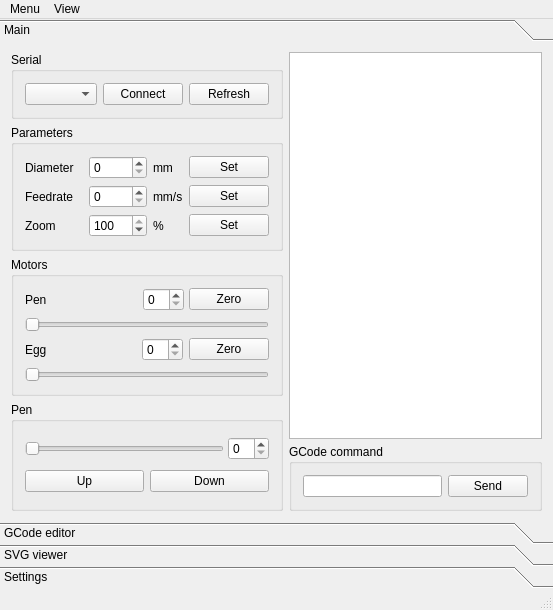
<?xml version="1.0" encoding="UTF-8"?>
<ui version="4.0">
 <class>SphereUI</class>
 <widget class="QMainWindow" name="SphereUI">
  <property name="geometry">
   <rect>
    <x>0</x>
    <y>0</y>
    <width>553</width>
    <height>610</height>
   </rect>
  </property>
  <property name="minimumSize">
   <size>
    <width>553</width>
    <height>610</height>
   </size>
  </property>
  <property name="windowTitle">
   <string>SphereUI</string>
  </property>
  <widget class="QWidget" name="centralWidget">
   <layout class="QGridLayout" name="gridLayout">
    <property name="leftMargin">
     <number>0</number>
    </property>
    <property name="topMargin">
     <number>0</number>
    </property>
    <property name="rightMargin">
     <number>0</number>
    </property>
    <property name="bottomMargin">
     <number>0</number>
    </property>
    <property name="spacing">
     <number>0</number>
    </property>
    <item row="1" column="0">
     <widget class="QToolBox" name="pages">
      <property name="currentIndex">
       <number>0</number>
      </property>
      <property name="tabSpacing">
       <number>0</number>
      </property>
      <widget class="QWidget" name="pgMain">
       <property name="geometry">
        <rect>
         <x>0</x>
         <y>0</y>
         <width>553</width>
         <height>481</height>
        </rect>
       </property>
       <attribute name="label">
        <string>Main</string>
       </attribute>
       <layout class="QHBoxLayout" name="horizontalLayout_3">
        <item>
         <layout class="QVBoxLayout" name="mainLeft">
          <item>
           <widget class="QGroupBox" name="grpSerial">
            <property name="enabled">
             <bool>true</bool>
            </property>
            <property name="sizePolicy">
             <sizepolicy hsizetype="Preferred" vsizetype="Fixed">
              <horstretch>1</horstretch>
              <verstretch>0</verstretch>
             </sizepolicy>
            </property>
            <property name="title">
             <string>Serial</string>
            </property>
            <layout class="QHBoxLayout" name="horizontalLayout_2">
             <item>
              <widget class="QComboBox" name="comboSerial"/>
             </item>
             <item>
              <widget class="QPushButton" name="btnSerialConnect">
               <property name="text">
                <string>Connect</string>
               </property>
              </widget>
             </item>
             <item>
              <widget class="QPushButton" name="btnSerialRefresh">
               <property name="text">
                <string>Refresh</string>
               </property>
              </widget>
             </item>
            </layout>
           </widget>
          </item>
          <item>
           <widget class="QGroupBox" name="grpParams">
            <property name="enabled">
             <bool>true</bool>
            </property>
            <property name="sizePolicy">
             <sizepolicy hsizetype="Preferred" vsizetype="Fixed">
              <horstretch>0</horstretch>
              <verstretch>0</verstretch>
             </sizepolicy>
            </property>
            <property name="title">
             <string>Parameters</string>
            </property>
            <layout class="QGridLayout" name="gridLayout_4">
             <item row="0" column="3">
              <widget class="QPushButton" name="btnSetDiam">
               <property name="text">
                <string>Set</string>
               </property>
              </widget>
             </item>
             <item row="0" column="1">
              <widget class="QSpinBox" name="spinDiam"/>
             </item>
             <item row="1" column="0">
              <widget class="QLabel" name="lbFeed">
               <property name="text">
                <string>Feedrate</string>
               </property>
              </widget>
             </item>
             <item row="0" column="0">
              <widget class="QLabel" name="lbDiam">
               <property name="text">
                <string>Diameter</string>
               </property>
              </widget>
             </item>
             <item row="1" column="1">
              <widget class="QSpinBox" name="spinFeed"/>
             </item>
             <item row="1" column="3">
              <widget class="QPushButton" name="btnSetFeed">
               <property name="text">
                <string>Set</string>
               </property>
              </widget>
             </item>
             <item row="0" column="2">
              <widget class="QLabel" name="lbDiamUnit">
               <property name="sizePolicy">
                <sizepolicy hsizetype="Minimum" vsizetype="Preferred">
                 <horstretch>0</horstretch>
                 <verstretch>0</verstretch>
                </sizepolicy>
               </property>
               <property name="text">
                <string>mm</string>
               </property>
              </widget>
             </item>
             <item row="1" column="2">
              <widget class="QLabel" name="lbFeedUnit">
               <property name="sizePolicy">
                <sizepolicy hsizetype="Fixed" vsizetype="Preferred">
                 <horstretch>0</horstretch>
                 <verstretch>0</verstretch>
                </sizepolicy>
               </property>
               <property name="text">
                <string>mm/s</string>
               </property>
              </widget>
             </item>
             <item row="2" column="0">
              <widget class="QLabel" name="lbZoom">
               <property name="text">
                <string>Zoom</string>
               </property>
              </widget>
             </item>
             <item row="2" column="1">
              <widget class="QSpinBox" name="spinZoom">
               <property name="minimum">
                <number>1</number>
               </property>
               <property name="maximum">
                <number>100</number>
               </property>
               <property name="value">
                <number>100</number>
               </property>
              </widget>
             </item>
             <item row="2" column="2">
              <widget class="QLabel" name="lbZoomUnit">
               <property name="text">
                <string>%</string>
               </property>
              </widget>
             </item>
             <item row="2" column="3">
              <widget class="QPushButton" name="btnSetZoom">
               <property name="text">
                <string>Set</string>
               </property>
              </widget>
             </item>
            </layout>
           </widget>
          </item>
          <item>
           <widget class="QGroupBox" name="grpMotors">
            <property name="enabled">
             <bool>true</bool>
            </property>
            <property name="title">
             <string>Motors</string>
            </property>
            <layout class="QVBoxLayout" name="verticalLayout_3">
             <item>
              <layout class="QHBoxLayout" name="motorPen" stretch="0,0,0">
               <property name="spacing">
                <number>5</number>
               </property>
               <property name="sizeConstraint">
                <enum>QLayout::SetDefaultConstraint</enum>
               </property>
               <item>
                <widget class="QLabel" name="lbMotorPen">
                 <property name="sizePolicy">
                  <sizepolicy hsizetype="Expanding" vsizetype="Preferred">
                   <horstretch>1</horstretch>
                   <verstretch>0</verstretch>
                  </sizepolicy>
                 </property>
                 <property name="text">
                  <string>Pen</string>
                 </property>
                </widget>
               </item>
               <item>
                <widget class="QSpinBox" name="spinMotorPen"/>
               </item>
               <item>
                <widget class="QPushButton" name="btnZeroPen">
                 <property name="sizePolicy">
                  <sizepolicy hsizetype="Fixed" vsizetype="Fixed">
                   <horstretch>0</horstretch>
                   <verstretch>0</verstretch>
                  </sizepolicy>
                 </property>
                 <property name="text">
                  <string>Zero</string>
                 </property>
                </widget>
               </item>
              </layout>
             </item>
             <item>
              <widget class="QSlider" name="slideMotorPen">
               <property name="orientation">
                <enum>Qt::Horizontal</enum>
               </property>
              </widget>
             </item>
             <item>
              <layout class="QHBoxLayout" name="motorEgg">
               <item>
                <widget class="QLabel" name="lbMotorEgg">
                 <property name="sizePolicy">
                  <sizepolicy hsizetype="Expanding" vsizetype="Preferred">
                   <horstretch>1</horstretch>
                   <verstretch>0</verstretch>
                  </sizepolicy>
                 </property>
                 <property name="text">
                  <string>Egg</string>
                 </property>
                </widget>
               </item>
               <item>
                <widget class="QSpinBox" name="spinMotorEgg"/>
               </item>
               <item alignment="Qt::AlignRight">
                <widget class="QPushButton" name="btnZeroEgg">
                 <property name="text">
                  <string>Zero</string>
                 </property>
                </widget>
               </item>
              </layout>
             </item>
             <item>
              <widget class="QSlider" name="slideMotorEgg">
               <property name="orientation">
                <enum>Qt::Horizontal</enum>
               </property>
              </widget>
             </item>
            </layout>
           </widget>
          </item>
          <item>
           <widget class="QGroupBox" name="grpPen">
            <property name="enabled">
             <bool>true</bool>
            </property>
            <property name="title">
             <string>Pen</string>
            </property>
            <layout class="QVBoxLayout" name="verticalLayout_6">
             <item>
              <layout class="QHBoxLayout" name="servoPen">
               <property name="spacing">
                <number>4</number>
               </property>
               <item>
                <widget class="QSlider" name="slideServoPen">
                 <property name="sizePolicy">
                  <sizepolicy hsizetype="Expanding" vsizetype="Fixed">
                   <horstretch>1</horstretch>
                   <verstretch>0</verstretch>
                  </sizepolicy>
                 </property>
                 <property name="orientation">
                  <enum>Qt::Horizontal</enum>
                 </property>
                </widget>
               </item>
               <item>
                <widget class="QSpinBox" name="spinServoPen">
                 <property name="sizePolicy">
                  <sizepolicy hsizetype="Preferred" vsizetype="Fixed">
                   <horstretch>0</horstretch>
                   <verstretch>0</verstretch>
                  </sizepolicy>
                 </property>
                </widget>
               </item>
              </layout>
             </item>
             <item>
              <layout class="QHBoxLayout" name="servoPenMove">
               <item>
                <widget class="QPushButton" name="btnSendPenUp">
                 <property name="text">
                  <string>Up</string>
                 </property>
                </widget>
               </item>
               <item>
                <widget class="QPushButton" name="btnSendPenDown">
                 <property name="text">
                  <string>Down</string>
                 </property>
                </widget>
               </item>
              </layout>
             </item>
            </layout>
           </widget>
          </item>
         </layout>
        </item>
        <item>
         <layout class="QVBoxLayout" name="mainRight">
          <property name="spacing">
           <number>5</number>
          </property>
          <item>
           <widget class="QPlainTextEdit" name="txtSerialComm">
            <property name="undoRedoEnabled">
             <bool>false</bool>
            </property>
            <property name="textInteractionFlags">
             <set>Qt::TextSelectableByMouse</set>
            </property>
           </widget>
          </item>
          <item>
           <widget class="QGroupBox" name="grpSerialComm">
            <property name="enabled">
             <bool>true</bool>
            </property>
            <property name="title">
             <string>GCode command</string>
            </property>
            <layout class="QHBoxLayout" name="horizontalLayout">
             <item>
              <widget class="QLineEdit" name="lineSerialTX"/>
             </item>
             <item>
              <widget class="QPushButton" name="btnSerialSend">
               <property name="enabled">
                <bool>true</bool>
               </property>
               <property name="text">
                <string>Send</string>
               </property>
              </widget>
             </item>
            </layout>
           </widget>
          </item>
         </layout>
        </item>
       </layout>
      </widget>
      <widget class="QWidget" name="pgGcode">
       <property name="geometry">
        <rect>
         <x>0</x>
         <y>0</y>
         <width>348</width>
         <height>224</height>
        </rect>
       </property>
       <attribute name="label">
        <string>GCode editor</string>
       </attribute>
       <layout class="QVBoxLayout" name="verticalLayout_2">
        <property name="spacing">
         <number>5</number>
        </property>
        <property name="leftMargin">
         <number>4</number>
        </property>
        <property name="topMargin">
         <number>4</number>
        </property>
        <property name="rightMargin">
         <number>4</number>
        </property>
        <property name="bottomMargin">
         <number>4</number>
        </property>
        <item>
         <layout class="QHBoxLayout" name="gcodeActions">
          <item>
           <widget class="QPushButton" name="btnGCopen">
            <property name="text">
             <string>Open</string>
            </property>
           </widget>
          </item>
          <item>
           <widget class="QPushButton" name="btnGCundo">
            <property name="enabled">
             <bool>false</bool>
            </property>
            <property name="text">
             <string>Undo</string>
            </property>
           </widget>
          </item>
          <item>
           <widget class="QPushButton" name="btnGCredo">
            <property name="enabled">
             <bool>false</bool>
            </property>
            <property name="text">
             <string>Redo</string>
            </property>
           </widget>
          </item>
          <item>
           <widget class="QPushButton" name="btnGCsave">
            <property name="enabled">
             <bool>false</bool>
            </property>
            <property name="text">
             <string>Save</string>
            </property>
           </widget>
          </item>
         </layout>
        </item>
        <item>
         <widget class="QLabel" name="lbGCfilename">
          <property name="text">
           <string>No file loaded...</string>
          </property>
         </widget>
        </item>
        <item>
         <widget class="QPlainTextEdit" name="txtGCode">
          <property name="enabled">
           <bool>true</bool>
          </property>
         </widget>
        </item>
        <item>
         <widget class="QGroupBox" name="grpGCExecActions">
          <property name="enabled">
           <bool>true</bool>
          </property>
          <property name="title">
           <string>Execute</string>
          </property>
          <layout class="QVBoxLayout" name="verticalLayout_4">
           <item>
            <widget class="QProgressBar" name="progbarGCode">
             <property name="value">
              <number>0</number>
             </property>
             <property name="invertedAppearance">
              <bool>false</bool>
             </property>
            </widget>
           </item>
           <item>
            <layout class="QHBoxLayout" name="ExecActions">
             <item>
              <widget class="QPushButton" name="btnExecPrint">
               <property name="text">
                <string>Print</string>
               </property>
              </widget>
             </item>
             <item>
              <widget class="QPushButton" name="btnExecPause">
               <property name="text">
                <string>Pause</string>
               </property>
              </widget>
             </item>
            </layout>
           </item>
          </layout>
         </widget>
        </item>
       </layout>
      </widget>
      <widget class="QWidget" name="pgSVG">
       <property name="geometry">
        <rect>
         <x>0</x>
         <y>0</y>
         <width>98</width>
         <height>78</height>
        </rect>
       </property>
       <attribute name="label">
        <string>SVG viewer</string>
       </attribute>
       <layout class="QVBoxLayout" name="verticalLayout_5">
        <property name="leftMargin">
         <number>4</number>
        </property>
        <property name="topMargin">
         <number>4</number>
        </property>
        <property name="rightMargin">
         <number>4</number>
        </property>
        <property name="bottomMargin">
         <number>4</number>
        </property>
        <item>
         <widget class="QGraphicsView" name="graphicsView">
          <property name="verticalScrollBarPolicy">
           <enum>Qt::ScrollBarAsNeeded</enum>
          </property>
         </widget>
        </item>
       </layout>
      </widget>
      <widget class="QWidget" name="pgSettings">
       <property name="enabled">
        <bool>true</bool>
       </property>
       <property name="geometry">
        <rect>
         <x>0</x>
         <y>0</y>
         <width>553</width>
         <height>481</height>
        </rect>
       </property>
       <attribute name="label">
        <string>Settings</string>
       </attribute>
       <layout class="QVBoxLayout" name="verticalLayout">
        <item>
         <layout class="QGridLayout" name="appSettings">
          <item row="1" column="1">
           <widget class="QGroupBox" name="grpSServo">
            <property name="title">
             <string>Servo</string>
            </property>
            <layout class="QFormLayout" name="formLayout_3">
             <item row="0" column="0">
              <widget class="QLabel" name="lbServoMin">
               <property name="text">
                <string>Min value</string>
               </property>
              </widget>
             </item>
             <item row="0" column="1">
              <widget class="QSpinBox" name="spinServoMin">
               <property name="minimum">
                <number>-360</number>
               </property>
               <property name="maximum">
                <number>360</number>
               </property>
              </widget>
             </item>
             <item row="1" column="0">
              <widget class="QLabel" name="lbServoMax">
               <property name="text">
                <string>Max value</string>
               </property>
              </widget>
             </item>
             <item row="1" column="1">
              <widget class="QSpinBox" name="spinServoMax">
               <property name="minimum">
                <number>-360</number>
               </property>
               <property name="maximum">
                <number>360</number>
               </property>
              </widget>
             </item>
             <item row="2" column="0">
              <widget class="QLabel" name="lbPenUp">
               <property name="text">
                <string>Pen up</string>
               </property>
              </widget>
             </item>
             <item row="2" column="1">
              <widget class="QSpinBox" name="spinPenUp">
               <property name="minimum">
                <number>-360</number>
               </property>
               <property name="maximum">
                <number>360</number>
               </property>
              </widget>
             </item>
             <item row="3" column="0">
              <widget class="QLabel" name="lbPenDown">
               <property name="text">
                <string>Pen down</string>
               </property>
              </widget>
             </item>
             <item row="3" column="1">
              <widget class="QSpinBox" name="spinPenDown">
               <property name="minimum">
                <number>-360</number>
               </property>
               <property name="maximum">
                <number>360</number>
               </property>
              </widget>
             </item>
            </layout>
           </widget>
          </item>
          <item row="1" column="0">
           <widget class="QGroupBox" name="grpSmotors">
            <property name="title">
             <string>Motors</string>
            </property>
            <layout class="QFormLayout" name="formLayout">
             <property name="fieldGrowthPolicy">
              <enum>QFormLayout::AllNonFixedFieldsGrow</enum>
             </property>
             <item row="0" column="0">
              <widget class="QLabel" name="lbMotorPenZero">
               <property name="text">
                <string>Pen Zero</string>
               </property>
              </widget>
             </item>
             <item row="0" column="1">
              <widget class="QSpinBox" name="spinMotorPenZero">
               <property name="minimum">
                <number>-9999</number>
               </property>
               <property name="maximum">
                <number>9999</number>
               </property>
              </widget>
             </item>
             <item row="1" column="0">
              <widget class="QLabel" name="lbMotorMotorMin">
               <property name="text">
                <string>Pen min value</string>
               </property>
              </widget>
             </item>
             <item row="1" column="1">
              <widget class="QSpinBox" name="spinMotorPenMin">
               <property name="minimum">
                <number>-9999</number>
               </property>
               <property name="maximum">
                <number>9999</number>
               </property>
              </widget>
             </item>
             <item row="2" column="0">
              <widget class="QLabel" name="lbMotorPenMax">
               <property name="text">
                <string>Pen max value</string>
               </property>
              </widget>
             </item>
             <item row="2" column="1">
              <widget class="QSpinBox" name="spinMotorPenMax">
               <property name="minimum">
                <number>-9999</number>
               </property>
               <property name="maximum">
                <number>9999</number>
               </property>
              </widget>
             </item>
             <item row="3" column="0">
              <widget class="QLabel" name="lbMotorEggZero">
               <property name="text">
                <string>Egg Zero</string>
               </property>
              </widget>
             </item>
             <item row="3" column="1">
              <widget class="QSpinBox" name="spinMotorEggZero">
               <property name="minimum">
                <number>-9999</number>
               </property>
               <property name="maximum">
                <number>9999</number>
               </property>
              </widget>
             </item>
             <item row="4" column="0">
              <widget class="QLabel" name="lbMotorEggMin">
               <property name="text">
                <string>Egg min value</string>
               </property>
              </widget>
             </item>
             <item row="4" column="1">
              <widget class="QSpinBox" name="spinMotorEggMin">
               <property name="minimum">
                <number>-9999</number>
               </property>
               <property name="maximum">
                <number>9999</number>
               </property>
              </widget>
             </item>
             <item row="5" column="0">
              <widget class="QLabel" name="lbMotorEggMax">
               <property name="text">
                <string>Egg max value</string>
               </property>
              </widget>
             </item>
             <item row="5" column="1">
              <widget class="QSpinBox" name="spinMotorEggMax">
               <property name="minimum">
                <number>-9999</number>
               </property>
               <property name="maximum">
                <number>9999</number>
               </property>
              </widget>
             </item>
            </layout>
           </widget>
          </item>
          <item row="0" column="0">
           <widget class="QGroupBox" name="grpSSerial">
            <property name="title">
             <string>Serial</string>
            </property>
            <layout class="QFormLayout" name="formLayout_4">
             <property name="fieldGrowthPolicy">
              <enum>QFormLayout::AllNonFixedFieldsGrow</enum>
             </property>
             <item row="0" column="0">
              <widget class="QLabel" name="lbDefaultPort">
               <property name="text">
                <string>Default Port</string>
               </property>
              </widget>
             </item>
             <item row="0" column="1">
              <widget class="QComboBox" name="cboxDefaultPort">
               <property name="enabled">
                <bool>false</bool>
               </property>
              </widget>
             </item>
             <item row="1" column="0">
              <widget class="QLabel" name="lbBaudrate">
               <property name="text">
                <string>Baudrate</string>
               </property>
              </widget>
             </item>
             <item row="1" column="1">
              <widget class="QSpinBox" name="spinBaud">
               <property name="minimum">
                <number>2400</number>
               </property>
               <property name="maximum">
                <number>250000</number>
               </property>
               <property name="singleStep">
                <number>100</number>
               </property>
               <property name="value">
                <number>115200</number>
               </property>
              </widget>
             </item>
            </layout>
           </widget>
          </item>
          <item row="0" column="1">
           <widget class="QGroupBox" name="grpSParameters">
            <property name="title">
             <string>Parameters</string>
            </property>
            <layout class="QFormLayout" name="formLayout_2">
             <item row="0" column="0">
              <widget class="QLabel" name="lbMinDiam">
               <property name="text">
                <string>Min diameter</string>
               </property>
              </widget>
             </item>
             <item row="0" column="1">
              <widget class="QSpinBox" name="spinMinDiam">
               <property name="maximum">
                <number>999</number>
               </property>
              </widget>
             </item>
             <item row="1" column="0">
              <widget class="QLabel" name="lbMaxDiam">
               <property name="text">
                <string>Max diameter</string>
               </property>
              </widget>
             </item>
             <item row="1" column="1">
              <widget class="QSpinBox" name="spinMaxDiam">
               <property name="maximum">
                <number>999</number>
               </property>
              </widget>
             </item>
             <item row="2" column="0">
              <widget class="QLabel" name="lbMinFeed">
               <property name="text">
                <string>Min feedrate</string>
               </property>
              </widget>
             </item>
             <item row="2" column="1">
              <widget class="QSpinBox" name="spinMinFeed">
               <property name="maximum">
                <number>9999</number>
               </property>
              </widget>
             </item>
             <item row="3" column="0">
              <widget class="QLabel" name="lbMaxFeed">
               <property name="text">
                <string>Max feedrate</string>
               </property>
              </widget>
             </item>
             <item row="3" column="1">
              <widget class="QSpinBox" name="spinMaxFeed">
               <property name="maximum">
                <number>9999</number>
               </property>
              </widget>
             </item>
            </layout>
           </widget>
          </item>
         </layout>
        </item>
        <item>
         <widget class="QPushButton" name="btnApplySettings">
          <property name="text">
           <string>Apply</string>
          </property>
         </widget>
        </item>
       </layout>
      </widget>
     </widget>
    </item>
   </layout>
  </widget>
  <widget class="QMenuBar" name="menuBar">
   <property name="geometry">
    <rect>
     <x>0</x>
     <y>0</y>
     <width>553</width>
     <height>19</height>
    </rect>
   </property>
   <widget class="QMenu" name="menuMenu">
    <property name="title">
     <string>Menu</string>
    </property>
    <addaction name="actAbout"/>
    <addaction name="separator"/>
    <addaction name="actExit"/>
   </widget>
   <widget class="QMenu" name="menuView">
    <property name="title">
     <string>View</string>
    </property>
    <addaction name="actionMain"/>
    <addaction name="actionGCode"/>
    <addaction name="actionSVG"/>
    <addaction name="actionSettings"/>
   </widget>
   <addaction name="menuMenu"/>
   <addaction name="menuView"/>
  </widget>
  <widget class="QStatusBar" name="statusBar">
   <property name="statusTip">
    <string>RedoX &lt;dev@redox.ws&gt; - Apr 2014 - www.redox.ws</string>
   </property>
  </widget>
  <action name="actAbout">
   <property name="text">
    <string>About</string>
   </property>
   <property name="menuRole">
    <enum>QAction::AboutRole</enum>
   </property>
  </action>
  <action name="actionMain">
   <property name="checkable">
    <bool>true</bool>
   </property>
   <property name="checked">
    <bool>true</bool>
   </property>
   <property name="text">
    <string>Main</string>
   </property>
  </action>
  <action name="actionGCode">
   <property name="checkable">
    <bool>true</bool>
   </property>
   <property name="text">
    <string>GCode editor</string>
   </property>
  </action>
  <action name="actionSVG">
   <property name="checkable">
    <bool>true</bool>
   </property>
   <property name="text">
    <string>SVG viewer</string>
   </property>
  </action>
  <action name="actExit">
   <property name="text">
    <string>Exit</string>
   </property>
   <property name="menuRole">
    <enum>QAction::QuitRole</enum>
   </property>
  </action>
  <action name="actionSettings">
   <property name="checkable">
    <bool>true</bool>
   </property>
   <property name="text">
    <string>Settings</string>
   </property>
  </action>
 </widget>
 <layoutdefault spacing="6" margin="11"/>
 <resources/>
 <connections>
  <connection>
   <sender>spinMotorPen</sender>
   <signal>valueChanged(int)</signal>
   <receiver>slideMotorPen</receiver>
   <slot>setValue(int)</slot>
   <hints>
    <hint type="sourcelabel">
     <x>179</x>
     <y>300</y>
    </hint>
    <hint type="destinationlabel">
     <x>146</x>
     <y>322</y>
    </hint>
   </hints>
  </connection>
  <connection>
   <sender>spinMotorEgg</sender>
   <signal>valueChanged(int)</signal>
   <receiver>slideMotorEgg</receiver>
   <slot>setValue(int)</slot>
   <hints>
    <hint type="sourcelabel">
     <x>178</x>
     <y>352</y>
    </hint>
    <hint type="destinationlabel">
     <x>165</x>
     <y>374</y>
    </hint>
   </hints>
  </connection>
  <connection>
   <sender>slideMotorPen</sender>
   <signal>valueChanged(int)</signal>
   <receiver>spinMotorPen</receiver>
   <slot>setValue(int)</slot>
   <hints>
    <hint type="sourcelabel">
     <x>127</x>
     <y>322</y>
    </hint>
    <hint type="destinationlabel">
     <x>179</x>
     <y>300</y>
    </hint>
   </hints>
  </connection>
  <connection>
   <sender>slideMotorEgg</sender>
   <signal>valueChanged(int)</signal>
   <receiver>spinMotorEgg</receiver>
   <slot>setValue(int)</slot>
   <hints>
    <hint type="sourcelabel">
     <x>193</x>
     <y>374</y>
    </hint>
    <hint type="destinationlabel">
     <x>178</x>
     <y>352</y>
    </hint>
   </hints>
  </connection>
  <connection>
   <sender>slideServoPen</sender>
   <signal>valueChanged(int)</signal>
   <receiver>spinServoPen</receiver>
   <slot>setValue(int)</slot>
   <hints>
    <hint type="sourcelabel">
     <x>143</x>
     <y>446</y>
    </hint>
    <hint type="destinationlabel">
     <x>264</x>
     <y>450</y>
    </hint>
   </hints>
  </connection>
  <connection>
   <sender>spinServoPen</sender>
   <signal>valueChanged(int)</signal>
   <receiver>slideServoPen</receiver>
   <slot>setValue(int)</slot>
   <hints>
    <hint type="sourcelabel">
     <x>264</x>
     <y>450</y>
    </hint>
    <hint type="destinationlabel">
     <x>169</x>
     <y>446</y>
    </hint>
   </hints>
  </connection>
 </connections>
</ui>
